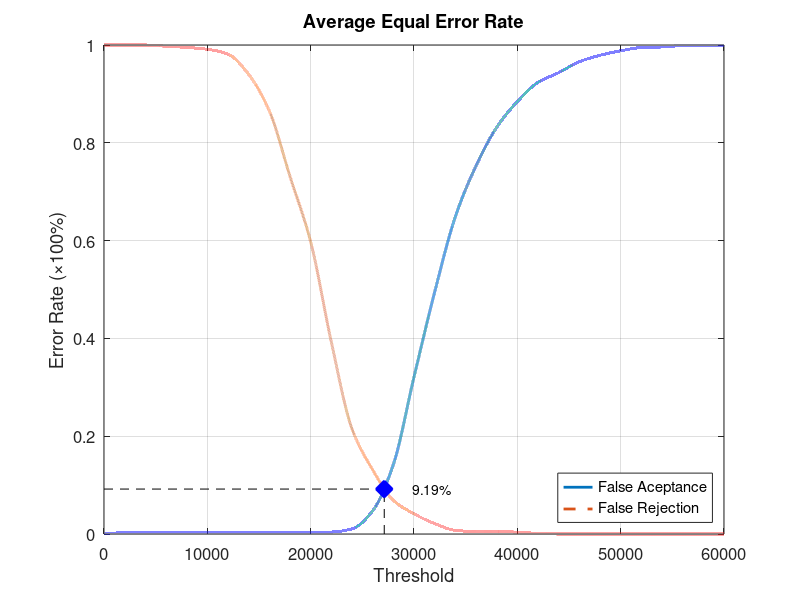
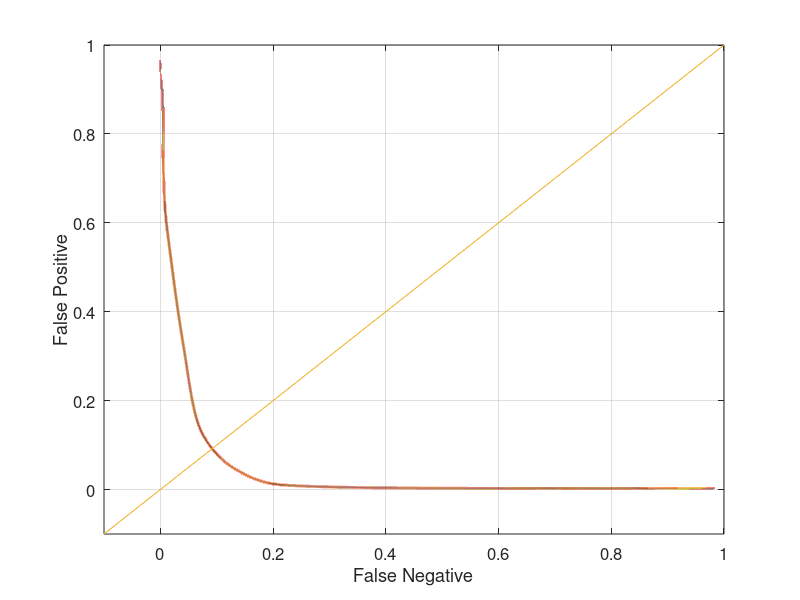

MATLAB code to generate these figures, in order:
function yEER = Experiment4Average
close all;
clear;
clc;
x = 0:2000:60000;
xq = 0:0.5:60000;

y0 = [0 0.00263158 0.00263158 0.00263158 0.00263158 0.00263158 0.00263158 0.00263158 0.00263158 0.00263158 0.00263158 0.00394737 0.0105263 0.0473684 0.142105 0.321053 0.494737 0.648684 0.752632 0.831579 0.88421 0.923684 0.943421 0.965789 0.978947 0.988158 0.994737 0.996053 0.998684 0.998684 1];
yy0 = interp1(x, y0, xq, 'pchip');
y1 = [1 1 1 0.9975 0.995 0.99125 0.98125 0.94 0.865 0.73125 0.5975 0.3925 0.215 0.13125 0.06875 0.04125 0.02125 0.0075 0.005 0.005 0.00375 0.00125 0 0 0 0 0 0 0 0 0];
yy1 = interp1(x, y1, xq, 'pchip');

% Calculating EER: 
y2 = abs(y0 - y1);
find(y2 == min(y2))
yy2 = abs(yy0 - yy1);
xEER = find(yy2 == min(yy2));
xEERIndex = xq(xEER) % X-axis EER
yEER = yy0(xEER) % Y-axis EER

main = figure
plot(xq, yy0,'-','LineWidth', 2);	hold on
plot(xq, yy1,'--','LineWidth', 2);	hold on
plot([xEERIndex xEERIndex], [0 yEER], 'k--');	hold on
plot([0 xEERIndex], [yEER yEER], 'k--');	hold on
plot(xEERIndex, yEER, 'bx', 'LineWidth', 10);	hold on
text(xEERIndex + 10 * xEERIndex / 100, yEER, [num2str(round((10000 * yEER)) / 100) '%'])
legend('False Aceptance', 'False Rejection', 'Location', 'SouthEast')
xlabel('Threshold')
ylabel('Error Rate (\times100%)')
title('Average Equal Error Rate')
set(gca, 'FontSize', 12)
axis([0 60000 0 1])
grid on

print(main, 'Experiment4AverageMain', '-dpng');
FNRxFPR = figure('Color', [1 1 1]);
plot(yy1, yy0, '-', yy1, yy0, 'LineWidth', 2);
hold on
y = -0.1:0.1:1
plot(y, y); 
set(gca, 'FontSize', 12)
xlabel('False Negative')
ylabel('False Positive')
axis([-0.1 1 -0.1 1])
set(gca, 'FontSize', 12)
grid on

print(FNRxFPR, 'Experiment4AverageFNRxFPR','-dpng');
end
